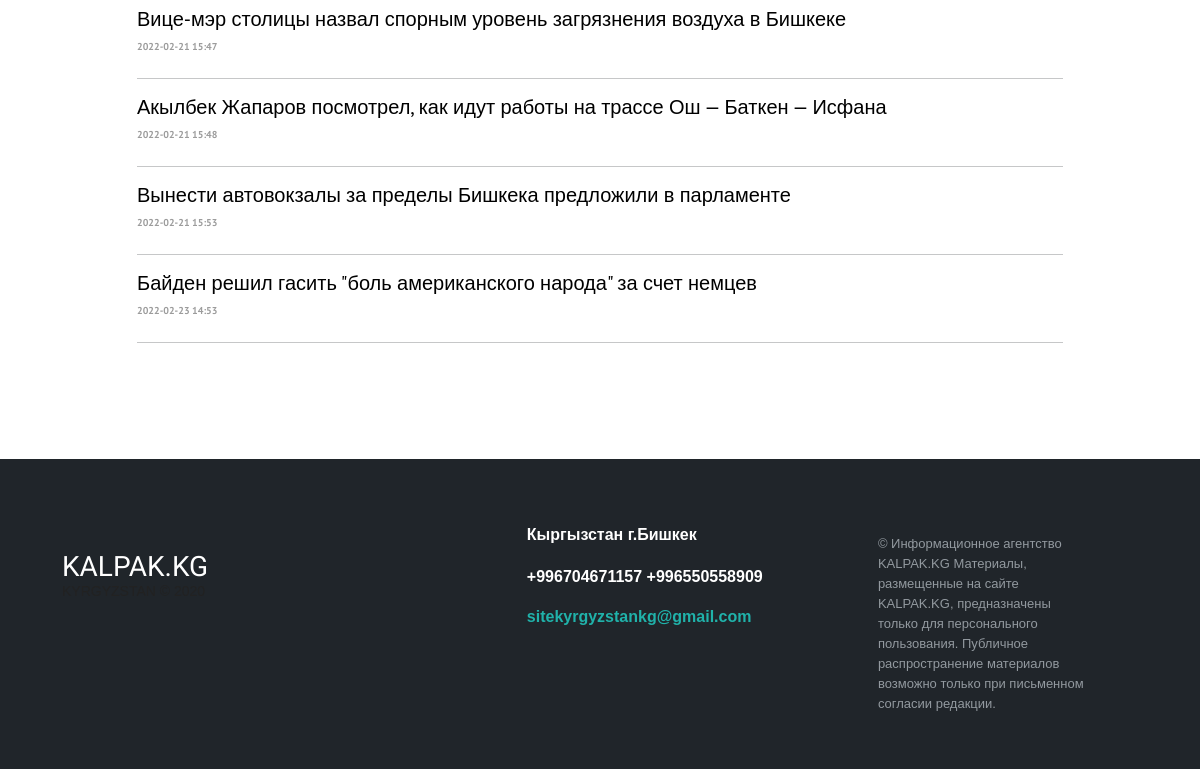
The page /heading/2/ (lower part) on the database as committed earlier.
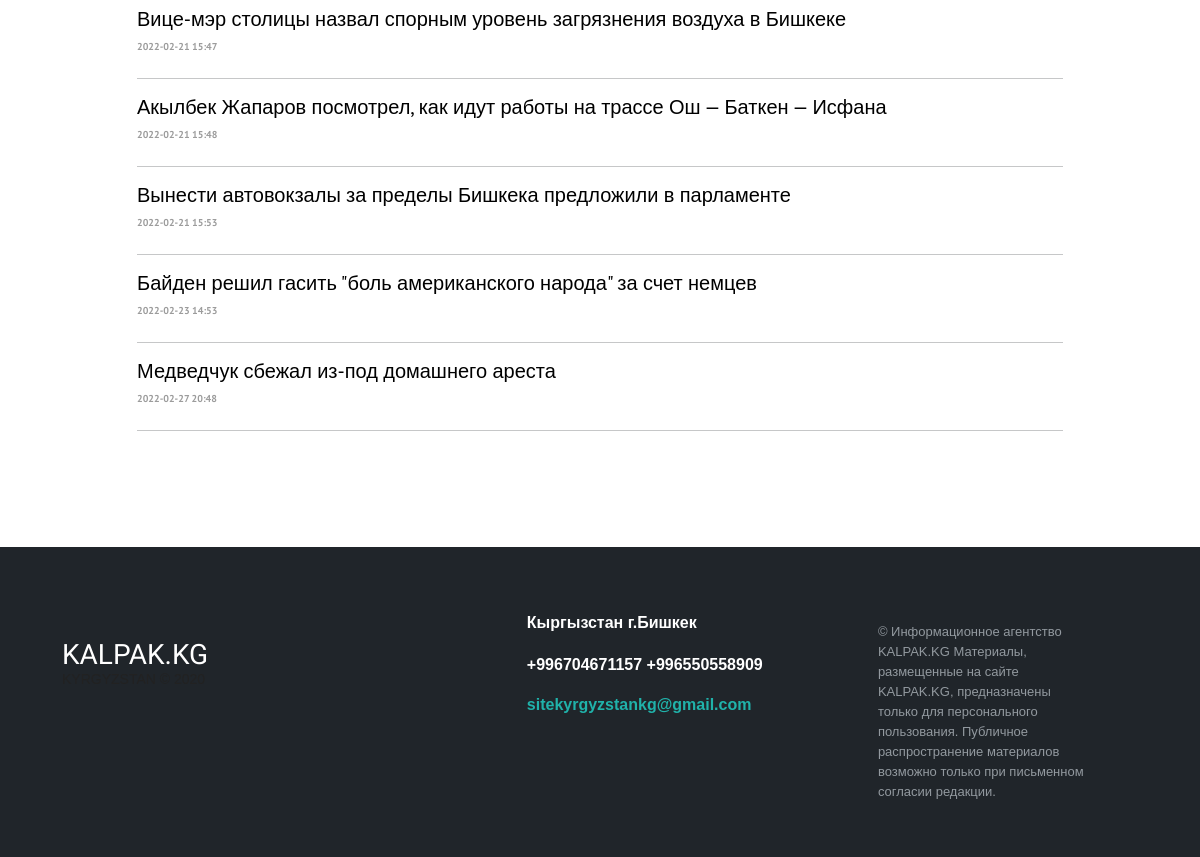
The same page on the database as committed later.
### core/models.py (models this page shows, shortened)
class Article(models.Model):
    title = models.CharField(max_length=255)
    text = models.TextField()
    author = models.ForeignKey(
        to="Author",
        on_delete=models.SET_NULL,
        null=True, blank=True,
        related_name="article",
        verbose_name=_("Автор")
    )
    heading = models.ForeignKey(
        to="HeadingArticle",
        on_delete=models.PROTECT,
        null=True,
        related_name="article",
        verbose_name=_("Рубрика")
    )
    readers = models.ManyToManyField(
        to=User,
        related_name="readed_articles",
        blank=True,
        verbose_name=_("Читатели")
    )
    views = models.IntegerField(default=0, verbose_name=_("Просмотры"))
    created_at = models.DateTimeField(
        auto_now_add=True,
        null=True,
    )
    main_article = models.BooleanField(default=False, verbose_name=_("Первая новость"))
    margin_article_text = models.BooleanField(default=False, verbose_name=_("Ровнительные новости"))
    text_article = models.BooleanField(default=False, verbose_name=_("Текстовые новости"))
    center_article = models.BooleanField(default=False)
    right_panel_article = models.BooleanField(default=False, verbose_name=_("Главные новости"))
    updated_at = models.DateTimeField(auto_now=True)
    is_active = models.BooleanField(default=True)
    picture = models.ImageField(
        upload_to="articles_image",
        null=True, blank=True,
        verbose_name="Главная картинка статьи"
    )

### core/views.py (the view)
# urls.py: path('heading/<int:heading_id>/', heading_page, name="heading"),
def heading_page(request, heading_id):
    article = Article.objects.filter(heading_id=heading_id)
    heading = HeadingArticle.objects.all()
    category = HeadingArticle.objects.get(pk=heading_id)
    return render(request, "headings_page.html", {"article": article, "heading": heading, "category": category})

### core/templates/headings_page.html (shortened to what this page needs)
{% extends 'base.html' %}
{% block latest_news %}
            <div class="container">
                <div class="row">
                    <div class="col-md-1"></div>
                    <div class="col-md-10">
                        {% for articles in article %}
                        <h5 class="zago_main02"><a href="{% url 'article' articles.id %}" class="link-text4">{{ articles.title }}</a></h5>
                        <p class="date_time mr-5">{{ articles.created_at|date:"Y-m-d H:i" }}</p>
                        <hr class="mt-4">
                        {% endfor %}
                    </div>
                    <div class="col-md-1"></div>
                </div>
            </div>
{% endblock %}

Rows that differ between the two databases and show on the page:
added Article: title "Медведчук сбежал из-под домашнего ареста", created_at "2022-02-27 20:48"
